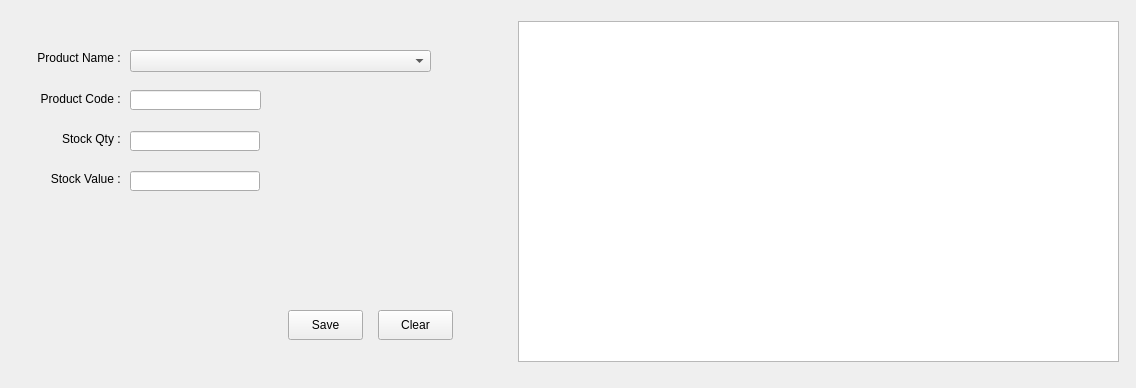
<?xml version="1.0" encoding="UTF-8"?>
<ui version="4.0">
 <class>StockEntry</class>
 <widget class="QDialog" name="StockEntry">
  <property name="windowModality">
   <enum>Qt::ApplicationModal</enum>
  </property>
  <property name="geometry">
   <rect>
    <x>0</x>
    <y>0</y>
    <width>1136</width>
    <height>388</height>
   </rect>
  </property>
  <property name="windowTitle">
   <string>Stock Management</string>
  </property>
  <widget class="QPushButton" name="pBCancel">
   <property name="geometry">
    <rect>
     <x>378</x>
     <y>310</y>
     <width>75</width>
     <height>30</height>
    </rect>
   </property>
   <property name="sizePolicy">
    <sizepolicy hsizetype="Minimum" vsizetype="Fixed">
     <horstretch>0</horstretch>
     <verstretch>0</verstretch>
    </sizepolicy>
   </property>
   <property name="minimumSize">
    <size>
     <width>0</width>
     <height>30</height>
    </size>
   </property>
   <property name="text">
    <string>Clear</string>
   </property>
   <property name="autoDefault">
    <bool>false</bool>
   </property>
  </widget>
  <widget class="QLabel" name="lblMobileNo">
   <property name="geometry">
    <rect>
     <x>38</x>
     <y>171</y>
     <width>86</width>
     <height>16</height>
    </rect>
   </property>
   <property name="text">
    <string>Stock Value : </string>
   </property>
   <property name="alignment">
    <set>Qt::AlignRight|Qt::AlignTrailing|Qt::AlignVCenter</set>
   </property>
  </widget>
  <widget class="QTableView" name="tableList">
   <property name="geometry">
    <rect>
     <x>518</x>
     <y>21</y>
     <width>601</width>
     <height>341</height>
    </rect>
   </property>
   <property name="selectionMode">
    <enum>QAbstractItemView::SingleSelection</enum>
   </property>
   <property name="selectionBehavior">
    <enum>QAbstractItemView::SelectRows</enum>
   </property>
   <attribute name="horizontalHeaderStretchLastSection">
    <bool>true</bool>
   </attribute>
  </widget>
  <widget class="QLabel" name="lblCustomer">
   <property name="geometry">
    <rect>
     <x>38</x>
     <y>50</y>
     <width>86</width>
     <height>16</height>
    </rect>
   </property>
   <property name="text">
    <string>Product Name : </string>
   </property>
   <property name="alignment">
    <set>Qt::AlignRight|Qt::AlignTrailing|Qt::AlignVCenter</set>
   </property>
  </widget>
  <widget class="QLabel" name="lblAddress">
   <property name="geometry">
    <rect>
     <x>38</x>
     <y>91</y>
     <width>86</width>
     <height>16</height>
    </rect>
   </property>
   <property name="text">
    <string>Product Code : </string>
   </property>
   <property name="alignment">
    <set>Qt::AlignRight|Qt::AlignTrailing|Qt::AlignVCenter</set>
   </property>
  </widget>
  <widget class="QLabel" name="lblPlace">
   <property name="geometry">
    <rect>
     <x>38</x>
     <y>131</y>
     <width>86</width>
     <height>16</height>
    </rect>
   </property>
   <property name="text">
    <string>Stock Qty : </string>
   </property>
   <property name="alignment">
    <set>Qt::AlignRight|Qt::AlignTrailing|Qt::AlignVCenter</set>
   </property>
  </widget>
  <widget class="QPushButton" name="pBSave">
   <property name="geometry">
    <rect>
     <x>288</x>
     <y>310</y>
     <width>75</width>
     <height>30</height>
    </rect>
   </property>
   <property name="sizePolicy">
    <sizepolicy hsizetype="Minimum" vsizetype="Fixed">
     <horstretch>0</horstretch>
     <verstretch>0</verstretch>
    </sizepolicy>
   </property>
   <property name="minimumSize">
    <size>
     <width>0</width>
     <height>30</height>
    </size>
   </property>
   <property name="text">
    <string>Save</string>
   </property>
   <property name="autoDefault">
    <bool>false</bool>
   </property>
  </widget>
  <widget class="QLineEdit" name="lEQty">
   <property name="geometry">
    <rect>
     <x>130</x>
     <y>131</y>
     <width>130</width>
     <height>20</height>
    </rect>
   </property>
  </widget>
  <widget class="QLineEdit" name="lEValue">
   <property name="geometry">
    <rect>
     <x>130</x>
     <y>171</y>
     <width>130</width>
     <height>20</height>
    </rect>
   </property>
  </widget>
  <widget class="QLineEdit" name="lECode">
   <property name="geometry">
    <rect>
     <x>130</x>
     <y>90</y>
     <width>131</width>
     <height>20</height>
    </rect>
   </property>
  </widget>
  <widget class="QComboBox" name="comboProduct">
   <property name="geometry">
    <rect>
     <x>130</x>
     <y>50</y>
     <width>301</width>
     <height>22</height>
    </rect>
   </property>
  </widget>
 </widget>
 <tabstops>
  <tabstop>lECode</tabstop>
  <tabstop>lEQty</tabstop>
  <tabstop>lEValue</tabstop>
  <tabstop>pBSave</tabstop>
  <tabstop>tableList</tabstop>
  <tabstop>pBCancel</tabstop>
 </tabstops>
 <resources/>
 <connections/>
</ui>
